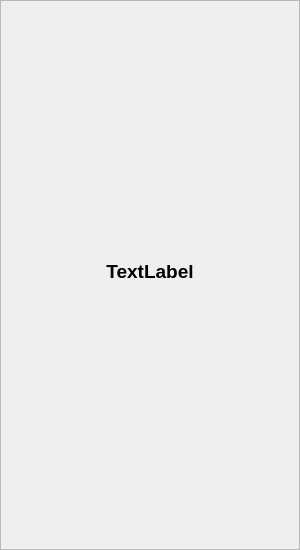
<?xml version="1.0" encoding="UTF-8"?>
<ui version="4.0">
 <class>MainWindow</class>
 <widget class="QMainWindow" name="MainWindow">
  <property name="geometry">
   <rect>
    <x>0</x>
    <y>0</y>
    <width>300</width>
    <height>550</height>
   </rect>
  </property>
  <property name="windowTitle">
   <string>Qt Tetris</string>
  </property>
  <property name="autoFillBackground">
   <bool>false</bool>
  </property>
  <widget class="QWidget" name="centralWidget">
   <layout class="QGridLayout" name="gridLayout">
    <property name="leftMargin">
     <number>0</number>
    </property>
    <property name="topMargin">
     <number>0</number>
    </property>
    <property name="rightMargin">
     <number>0</number>
    </property>
    <property name="bottomMargin">
     <number>0</number>
    </property>
    <item row="0" column="0">
     <layout class="QVBoxLayout" name="topVerticalLayout">
      <property name="spacing">
       <number>6</number>
      </property>
      <item>
       <widget class="QFrame" name="tetrisFrame">
        <property name="autoFillBackground">
         <bool>true</bool>
        </property>
        <property name="frameShape">
         <enum>QFrame::StyledPanel</enum>
        </property>
        <property name="frameShadow">
         <enum>QFrame::Raised</enum>
        </property>
        <layout class="QGridLayout" name="gridLayout_3">
         <property name="leftMargin">
          <number>0</number>
         </property>
         <property name="topMargin">
          <number>0</number>
         </property>
         <property name="rightMargin">
          <number>0</number>
         </property>
         <property name="bottomMargin">
          <number>0</number>
         </property>
         <item row="0" column="0">
          <layout class="QVBoxLayout" name="tetrisFrameVerticalLayout">
           <item>
            <layout class="QGridLayout" name="tetrisGrid">
             <property name="spacing">
              <number>2</number>
             </property>
            </layout>
           </item>
           <item>
            <widget class="QLabel" name="tetrisStatusLabel">
             <property name="maximumSize">
              <size>
               <width>16777215</width>
               <height>30</height>
              </size>
             </property>
             <property name="font">
              <font>
               <pointsize>14</pointsize>
               <weight>75</weight>
               <bold>true</bold>
              </font>
             </property>
             <property name="text">
              <string>TextLabel</string>
             </property>
             <property name="alignment">
              <set>Qt::AlignHCenter|Qt::AlignTop</set>
             </property>
            </widget>
           </item>
          </layout>
         </item>
        </layout>
       </widget>
      </item>
     </layout>
    </item>
   </layout>
  </widget>
 </widget>
 <layoutdefault spacing="6" margin="11"/>
 <resources/>
 <connections/>
</ui>
